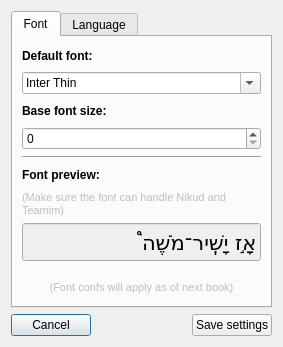
<?xml version="1.0" encoding="UTF-8"?>
<ui version="4.0">
 <class>Settings</class>
 <widget class="QDialog" name="Settings">
  <property name="geometry">
   <rect>
    <x>0</x>
    <y>0</y>
    <width>283</width>
    <height>347</height>
   </rect>
  </property>
  <property name="windowTitle">
   <string>Orayta settings</string>
  </property>
  <layout class="QVBoxLayout" name="verticalLayout_2">
   <item>
    <widget class="QTabWidget" name="tabWidget">
     <property name="currentIndex">
      <number>0</number>
     </property>
     <widget class="QWidget" name="tab">
      <attribute name="title">
       <string>Font</string>
      </attribute>
      <layout class="QVBoxLayout" name="verticalLayout">
       <item>
        <widget class="QLabel" name="label_9">
         <property name="font">
          <font>
           <weight>75</weight>
           <bold>true</bold>
          </font>
         </property>
         <property name="text">
          <string>Default font:</string>
         </property>
        </widget>
       </item>
       <item>
        <widget class="QFontComboBox" name="fontComboBox">
         <property name="layoutDirection">
          <enum>Qt::LeftToRight</enum>
         </property>
         <property name="styleSheet">
          <string>font: 8pt &quot;Sans Serif&quot;;</string>
         </property>
         <property name="currentIndex">
          <number>36</number>
         </property>
         <property name="sizeAdjustPolicy">
          <enum>QComboBox::AdjustToContentsOnFirstShow</enum>
         </property>
         <property name="writingSystem">
          <enum>QFontDatabase::Hebrew</enum>
         </property>
         <property name="currentFont">
          <font>
           <family>Nachlieli CLM</family>
          </font>
         </property>
        </widget>
       </item>
       <item>
        <widget class="QLabel" name="label_4">
         <property name="font">
          <font>
           <weight>75</weight>
           <bold>true</bold>
          </font>
         </property>
         <property name="layoutDirection">
          <enum>Qt::LeftToRight</enum>
         </property>
         <property name="text">
          <string>Base font size:</string>
         </property>
        </widget>
       </item>
       <item>
        <widget class="QSpinBox" name="fonSizeSpinBox"/>
       </item>
       <item>
        <widget class="Line" name="line_2">
         <property name="orientation">
          <enum>Qt::Horizontal</enum>
         </property>
        </widget>
       </item>
       <item>
        <widget class="QLabel" name="label_6">
         <property name="font">
          <font>
           <weight>75</weight>
           <bold>true</bold>
          </font>
         </property>
         <property name="text">
          <string>Font preview:</string>
         </property>
        </widget>
       </item>
       <item>
        <widget class="QLabel" name="label_3">
         <property name="enabled">
          <bool>false</bool>
         </property>
         <property name="font">
          <font>
           <pointsize>8</pointsize>
          </font>
         </property>
         <property name="text">
          <string>(Make sure the font can handle Nikud and Teamim)</string>
         </property>
         <property name="wordWrap">
          <bool>true</bool>
         </property>
        </widget>
       </item>
       <item>
        <widget class="QLineEdit" name="fontPreview">
         <property name="enabled">
          <bool>false</bool>
         </property>
         <property name="palette">
          <palette>
           <active>
            <colorrole role="WindowText">
             <brush brushstyle="SolidPattern">
              <color alpha="255">
               <red>27</red>
               <green>25</green>
               <blue>24</blue>
              </color>
             </brush>
            </colorrole>
            <colorrole role="Dark">
             <brush brushstyle="SolidPattern">
              <color alpha="255">
               <red>1</red>
               <green>0</green>
               <blue>0</blue>
              </color>
             </brush>
            </colorrole>
            <colorrole role="Text">
             <brush brushstyle="SolidPattern">
              <color alpha="255">
               <red>24</red>
               <green>22</green>
               <blue>21</blue>
              </color>
             </brush>
            </colorrole>
            <colorrole role="ButtonText">
             <brush brushstyle="SolidPattern">
              <color alpha="255">
               <red>27</red>
               <green>25</green>
               <blue>24</blue>
              </color>
             </brush>
            </colorrole>
           </active>
           <inactive>
            <colorrole role="WindowText">
             <brush brushstyle="SolidPattern">
              <color alpha="255">
               <red>29</red>
               <green>28</green>
               <blue>28</blue>
              </color>
             </brush>
            </colorrole>
            <colorrole role="Dark">
             <brush brushstyle="SolidPattern">
              <color alpha="255">
               <red>1</red>
               <green>0</green>
               <blue>0</blue>
              </color>
             </brush>
            </colorrole>
            <colorrole role="Text">
             <brush brushstyle="SolidPattern">
              <color alpha="255">
               <red>27</red>
               <green>26</green>
               <blue>26</blue>
              </color>
             </brush>
            </colorrole>
            <colorrole role="ButtonText">
             <brush brushstyle="SolidPattern">
              <color alpha="255">
               <red>29</red>
               <green>28</green>
               <blue>28</blue>
              </color>
             </brush>
            </colorrole>
           </inactive>
           <disabled>
            <colorrole role="WindowText">
             <brush brushstyle="SolidPattern">
              <color alpha="255">
               <red>1</red>
               <green>0</green>
               <blue>0</blue>
              </color>
             </brush>
            </colorrole>
            <colorrole role="Dark">
             <brush brushstyle="SolidPattern">
              <color alpha="255">
               <red>1</red>
               <green>0</green>
               <blue>0</blue>
              </color>
             </brush>
            </colorrole>
            <colorrole role="Text">
             <brush brushstyle="SolidPattern">
              <color alpha="255">
               <red>1</red>
               <green>0</green>
               <blue>0</blue>
              </color>
             </brush>
            </colorrole>
            <colorrole role="ButtonText">
             <brush brushstyle="SolidPattern">
              <color alpha="255">
               <red>1</red>
               <green>0</green>
               <blue>0</blue>
              </color>
             </brush>
            </colorrole>
           </disabled>
          </palette>
         </property>
         <property name="font">
          <font>
           <family>Nachlieli CLM</family>
           <pointsize>16</pointsize>
          </font>
         </property>
         <property name="layoutDirection">
          <enum>Qt::RightToLeft</enum>
         </property>
         <property name="text">
          <string>אָ֣ז יָשִֽׁיר־מֹשֶׁה֩</string>
         </property>
        </widget>
       </item>
       <item>
        <spacer name="verticalSpacer">
         <property name="orientation">
          <enum>Qt::Vertical</enum>
         </property>
         <property name="sizeType">
          <enum>QSizePolicy::Maximum</enum>
         </property>
         <property name="sizeHint" stdset="0">
          <size>
           <width>20</width>
           <height>10</height>
          </size>
         </property>
        </spacer>
       </item>
       <item>
        <widget class="QLabel" name="label_5">
         <property name="enabled">
          <bool>false</bool>
         </property>
         <property name="font">
          <font>
           <pointsize>8</pointsize>
          </font>
         </property>
         <property name="text">
          <string>(Font confs will apply as of next book)</string>
         </property>
         <property name="alignment">
          <set>Qt::AlignCenter</set>
         </property>
        </widget>
       </item>
      </layout>
     </widget>
     <widget class="QWidget" name="tab_2">
      <attribute name="title">
       <string>Language</string>
      </attribute>
      <layout class="QVBoxLayout" name="verticalLayout_3">
       <property name="spacing">
        <number>15</number>
       </property>
       <property name="topMargin">
        <number>17</number>
       </property>
       <property name="bottomMargin">
        <number>15</number>
       </property>
       <item>
        <widget class="QGroupBox" name="groupBox">
         <property name="font">
          <font>
           <pointsize>10</pointsize>
          </font>
         </property>
         <property name="title">
          <string>Custom language</string>
         </property>
         <layout class="QVBoxLayout" name="verticalLayout_4">
          <item>
           <widget class="QComboBox" name="langComboBox"/>
          </item>
          <item>
           <widget class="QLabel" name="label">
            <property name="text">
             <string>&lt;!DOCTYPE HTML PUBLIC &quot;-//W3C//DTD HTML 4.0//EN&quot; &quot;http://www.w3.org/TR/REC-html40/strict.dtd&quot;&gt;
&lt;html&gt;&lt;head&gt;&lt;meta name=&quot;qrichtext&quot; content=&quot;1&quot; /&gt;&lt;style type=&quot;text/css&quot;&gt;
p, li { white-space: pre-wrap; }
&lt;/style&gt;&lt;/head&gt;&lt;body style=&quot; font-family:'Arial'; font-size:10pt; font-weight:400; font-style:normal;&quot;&gt;
&lt;p style=&quot; margin-top:0px; margin-bottom:0px; margin-left:0px; margin-right:0px; -qt-block-indent:0; text-indent:0px;&quot;&gt;&lt;span style=&quot; font-size:7pt;&quot;&gt;Note: Even when using a custom language, some dialogs may still appear in the system's language.&lt;/span&gt;&lt;/p&gt;&lt;/body&gt;&lt;/html&gt;</string>
            </property>
            <property name="textFormat">
             <enum>Qt::AutoText</enum>
            </property>
            <property name="wordWrap">
             <bool>true</bool>
            </property>
           </widget>
          </item>
         </layout>
        </widget>
       </item>
       <item>
        <widget class="QCheckBox" name="systemLangCbox">
         <property name="text">
          <string>Use system language</string>
         </property>
        </widget>
       </item>
       <item>
        <spacer name="verticalSpacer_2">
         <property name="orientation">
          <enum>Qt::Vertical</enum>
         </property>
         <property name="sizeHint" stdset="0">
          <size>
           <width>20</width>
           <height>40</height>
          </size>
         </property>
        </spacer>
       </item>
      </layout>
     </widget>
    </widget>
   </item>
   <item>
    <layout class="QHBoxLayout" name="horizontalLayout">
     <property name="leftMargin">
      <number>0</number>
     </property>
     <property name="topMargin">
      <number>0</number>
     </property>
     <property name="rightMargin">
      <number>0</number>
     </property>
     <item>
      <widget class="QPushButton" name="cancelBTN">
       <property name="text">
        <string>Cancel</string>
       </property>
      </widget>
     </item>
     <item>
      <spacer name="horizontalSpacer">
       <property name="orientation">
        <enum>Qt::Horizontal</enum>
       </property>
       <property name="sizeHint" stdset="0">
        <size>
         <width>40</width>
         <height>20</height>
        </size>
       </property>
      </spacer>
     </item>
     <item>
      <widget class="QPushButton" name="saveConf">
       <property name="text">
        <string>Save settings</string>
       </property>
       <property name="icon">
        <iconset resource="Orayta.qrc">
         <normaloff>:/Icons/configure.png</normaloff>:/Icons/configure.png</iconset>
       </property>
      </widget>
     </item>
    </layout>
   </item>
  </layout>
 </widget>
 <resources>
  <include location="Orayta.qrc"/>
 </resources>
 <connections/>
</ui>
